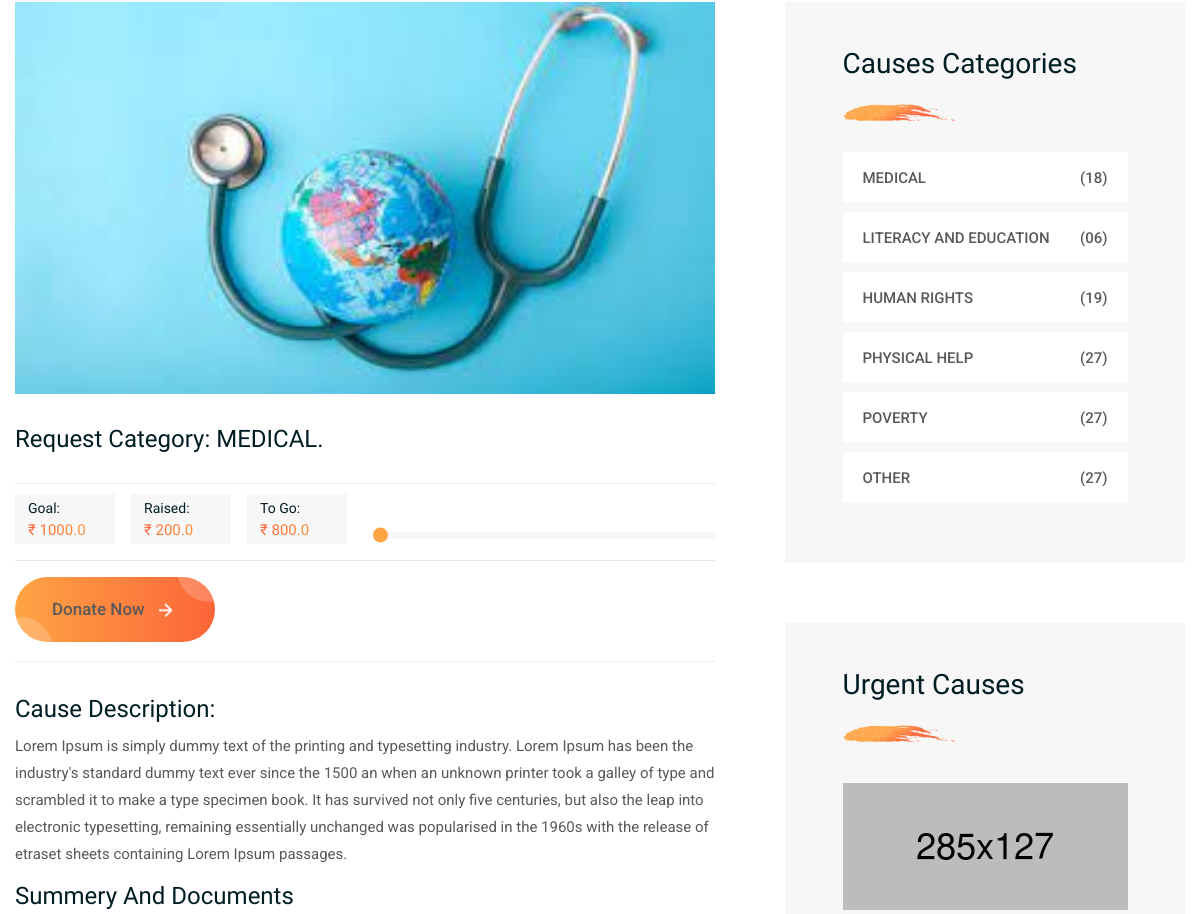
Page /causes/8 (signed in, middle part) on the earlier database version.
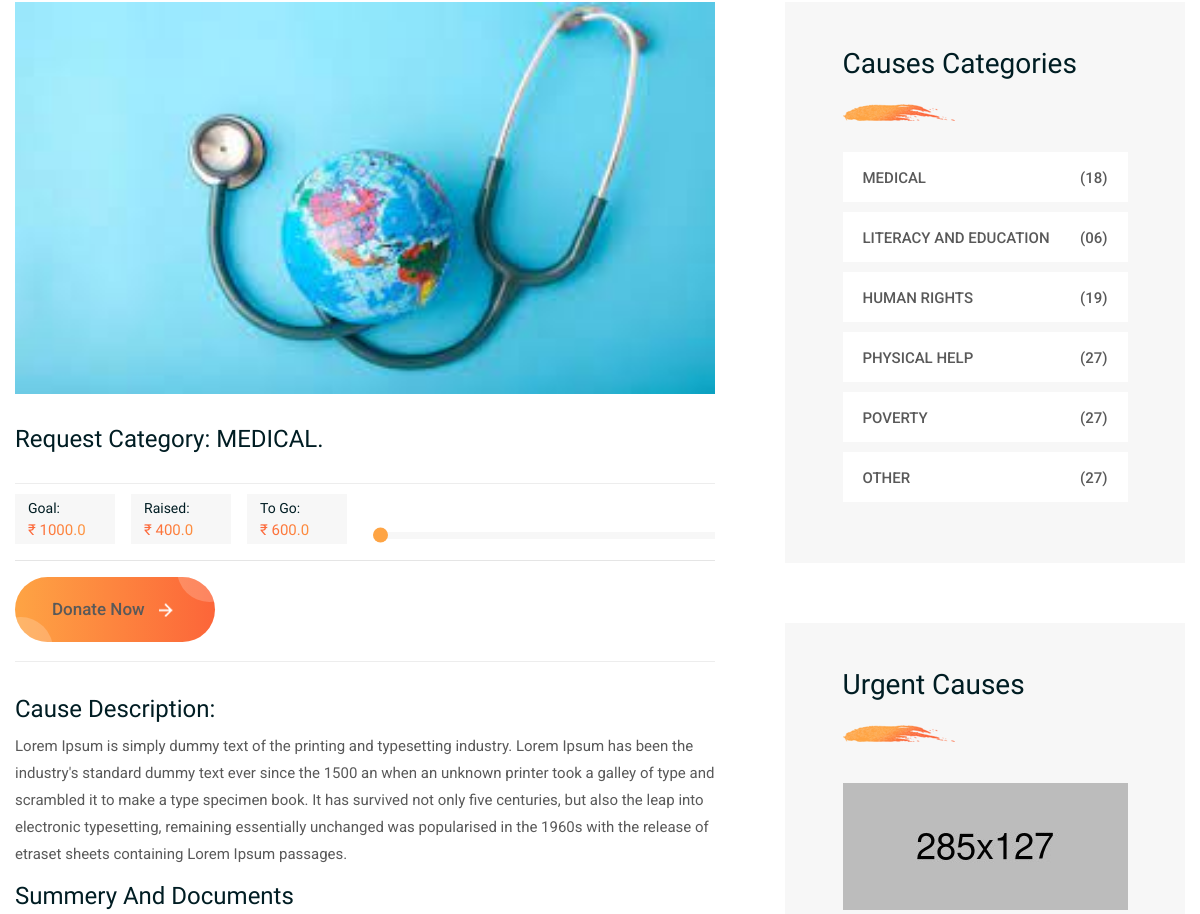
Same page on the later database version.
### fund/models.py (models this page shows, shortened)
class Request(models.Model):
    CATEGORY = (
        ('MEDICAL', 'MEDICAL'),
        ('LITERACY AND EDUCATION', 'LITERACY AND EDUCATION'),
        ('HUMAN RIGHTS', 'HUMAN RIGHTS'),
        ('PHYSICAL HELP', 'PHYSICAL HELP'),
        ('POVERTY', 'POVERTY'),
        ('OTHER', 'OTHER')
    )
    STATUS = (
        ('PENDING', 'PENDING'),
        ('ACCEPTED', 'ACCEPTED'),
        ('CANCELLED', 'CANCELLED'),
        ('COMPLETED', 'COMPLETED')
    )
    id = models.AutoField(primary_key=True)
    uuid = models.UUIDField(default=uuid.uuid4, editable=False)
    account_id = models.ForeignKey(Account, on_delete=models.CASCADE, null=True)
    request_category = models.CharField(max_length=50, default="OTHER", choices=CATEGORY)
    amount = models.FloatField(default=0)
    collected = models.FloatField(default=0)
    desc = models.CharField(max_length=200, default='No Description')
    identity_image = models.ImageField(upload_to=get_file_address, null=True, blank=True)
    image1 = models.ImageField(upload_to=get_file_address, null=True, blank=True)
    image2 = models.ImageField(upload_to=get_file_address, null=True, blank=True)
    deadline = models.DateField()
    status = models.CharField(max_length=50, default="PENDING", blank=True, choices=STATUS)
    pub_date = models.DateTimeField(default=now)
    admin_msg = models.CharField(max_length=200, default='none', null=True, blank=True)
    @property
    def remaining(self):
        rem = self.amount-self.collected
        return rem
    def percent(self):
        rem = self.collected/self.amount
        return rem*100
    @property
    def dpimage(self):
        cat = self.request_category
        if cat == 'MEDICAL':
            img = '011'
        elif cat == 'LITERACY AND EDUCATION':
            img = '022'
        elif cat == 'HUMAN RIGHTS':
            img = '033'
        elif cat == 'PHYSICAL HELP':
            img = '044'
        elif cat == 'POVERTY':
            img = '055'
        elif cat == 'OTHER':
            img = '066'
        else:
            img = '077'
        return img

### fund/decoraters.py (the view)
        def wrapper_func(request, *args, **kwargs):
            group = None
            if request.user.groups.exists():
                group = request.user.groups.all()[0].name
                if group in allowed_roles:
                    return view_func(request, *args, **kwargs)
                elif group == 'Account':
                    params = {
                        'msg': group,
                        'way': 'causes'
                    }
                    return render(request, 'fund/access-deny.html', params)
                elif group == 'Admin':
                    params = {
                        'msg': group,
                        'way': 'Admin'
                    }
                    return render(request, 'fund/access-deny.html', params)

### fund/decoraters.py (called while the page is built)
def allowed_users(allowed_roles=[]):
    def decorator(view_func):
        def wrapper_func(request, *args, **kwargs):
            group = None
            if request.user.groups.exists():
                group = request.user.groups.all()[0].name
                if group in allowed_roles:
                    return view_func(request, *args, **kwargs)
                elif group == 'Account':
                    params = {
                        'msg': group,
                        'way': 'causes'
                    }
                    return render(request, 'fund/access-deny.html', params)
                elif group == 'Admin':
                    params = {
                        'msg': group,
                        'way': 'Admin'
                    }
                    return render(request, 'fund/access-deny.html', params)
        return wrapper_func
    return decorator

### fund/templates/fund/causes-details.html (shortened to what the changed rows need)
{% load static %}
<!DOCTYPE html>
<html lang="en">
<head>
    <link href="{% static 'bootstrap/css/bootstrap.min.css'%}" rel="stylesheet" type="text/css" />
    <link rel="stylesheet" type="text/css" href="{% static 'css/icofont.css' %}">
    <link rel="stylesheet" type="text/css" href="{% static 'css/elegantIcons.css' %}">
    <link rel="stylesheet" type="text/css" href="{% static 'css/animate.css' %}">
    <link rel="stylesheet" type="text/css" href="{% static 'css/aos.css' %}">
    <link rel="stylesheet" type="text/css" href="{% static 'css/jquery.fancybox.min.css' %}">
    <link rel="stylesheet" type="text/css" href="{% static 'css/slicknav.css' %}">
    <link rel="stylesheet" type="text/css" href="{% static 'css/swiper.min.css' %}">
    <link rel="stylesheet" type="text/css" href="{% static 'css/style.css' %}">
</head>
<body>
<div class="wrapper causes-details-page-wrapper">
  <main class="main-content site-wrapper-reveal">
    <section class="causes-details-area">
      <div class="container">
        <div class="row">
          <div class="col-12">
            <div class="causes-details-column">
              <div class="causes-details-content">
                <div class="causes-details">
                  <div class="thumb">
                    <img class="w-100" src="{% static '/img/causes/' %}{{request.dpimage}}.jpg" alt="Image-safar" >
                  </div>
                  <h4 class="cause-title">Request Category: {{request.request_category}}.</h4>
                  <div class="donate-info-wrp">
                    <div class="row">
                      <div class="col-md-6">
                        <ul class="donate-info">
                          <li class="info-item">
                            <span class="info-title">Goal:</span>
                            <span class="amount">₹ {{request.amount}}</span>
                          </li>
                          <li class="info-item">
                            <span class="info-title">Raised:</span>
                            <span class="amount">₹ {{request.collected}}</span>
                          </li>
                          <li class="info-item">
                            <span class="info-title">To Go:</span>
                            <span class="amount">₹ {{request.remaining}}</span>
                          </li>
                        </ul>
                      </div>
                    </div>
                    <hr>
                    <a class="btn-theme btn-gradient btn-slide btn-style" data-toggle="modal" data-target="#AddProduct">Donate Now <img class="icon icon-img" src="{% static 'img/icons/arrow-line-right2.png'%}" alt="Icon" ></a>
                  </div>
                  <h4>Cause Description:</h4>
                  <p>Lorem Ipsum is simply dummy text of the printing and typesetting industry. Lorem Ipsum has been the industry's standard dummy text ever since the 1500 an when
                   an unknown printer took a galley of type and scrambled it to make a type specimen book. It has survived not only five centuries, but also the leap into
                   electronic typesetting, remaining essentially unchanged was popularised in the 1960s with the release of etraset sheets containing Lorem Ipsum passages.</p>
                  <h4>Summery And Documents</h4>
                </div>
              </div>
            </div>
          </div>
        </div>
      </div>
    </section>
  </main>
</div>
</body>
</html>

Differences in the rows shown:
changed Request "MEDICAL": collected "200.0" → "400.0"; remaining "800.0" → "600.0"
